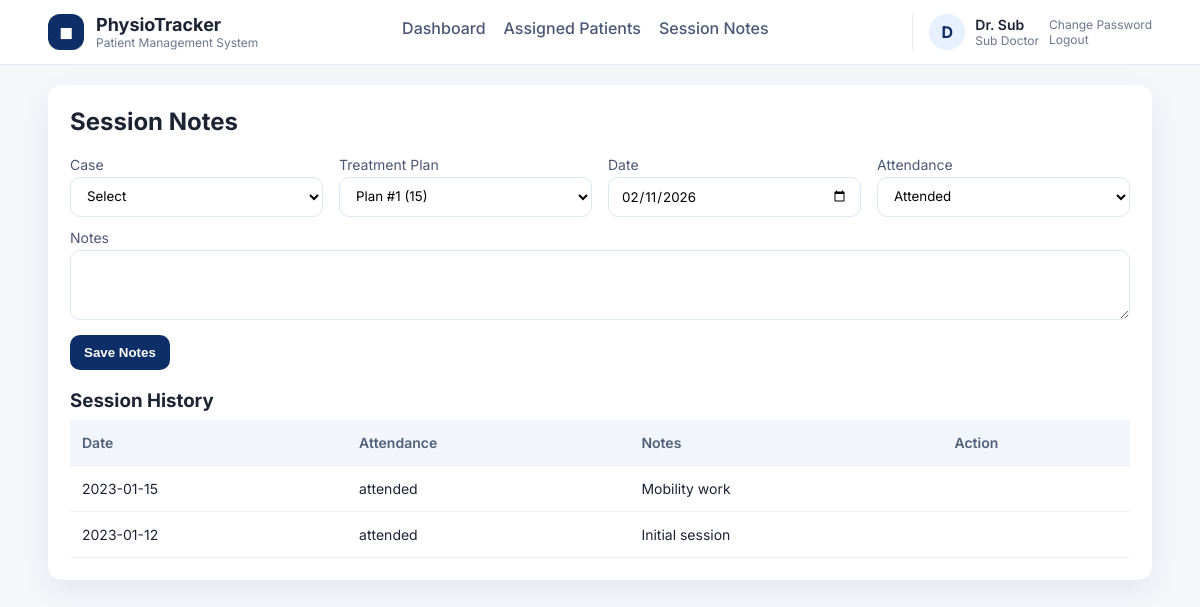
Page /subdoctor/sessions.php?case_id=1 (signed in) on the committed database.
### tables this page shows
CREATE TABLE users (
    id INT AUTO_INCREMENT PRIMARY KEY,
    role ENUM('admin_doctor','sub_doctor','receptionist','patient') NOT NULL,
    name VARCHAR(120) NOT NULL,
    email VARCHAR(180) NOT NULL UNIQUE,
    password_hash VARCHAR(255) NOT NULL,
    security_question VARCHAR(255) NOT NULL,
    security_answer_hash VARCHAR(255) NOT NULL,
    active TINYINT(1) NOT NULL DEFAULT 1,
    can_view_reports TINYINT(1) NOT NULL DEFAULT 1,
    created_at TIMESTAMP DEFAULT CURRENT_TIMESTAMP
);

CREATE TABLE sessions (
    id INT AUTO_INCREMENT PRIMARY KEY,
    patient_id INT NOT NULL,
    treatment_plan_id INT NOT NULL,
    case_id INT NULL,
    session_date DATE NOT NULL,
    attendance ENUM('attended','missed','cancelled') DEFAULT 'attended',
    notes TEXT,
    created_by INT NULL,
    created_at TIMESTAMP DEFAULT CURRENT_TIMESTAMP,
    FOREIGN KEY (patient_id) REFERENCES patients(id) ON DELETE CASCADE,
    FOREIGN KEY (treatment_plan_id) REFERENCES treatment_plans(id) ON DELETE CASCADE,
    FOREIGN KEY (case_id) REFERENCES patient_cases(id) ON DELETE SET NULL
);

### db.php (called while the page is built, shortened)
<?php
function db(): PDO
{
    static $pdo = null;
    if ($pdo === null) {
        $dsn = 'mysql:host=' . DB_HOST . ';dbname=' . DB_NAME . ';charset=utf8mb4';
        $pdo = new PDO($dsn, DB_USER, DB_PASS, [
            PDO::ATTR_ERRMODE => PDO::ERRMODE_EXCEPTION,
            PDO::ATTR_DEFAULT_FETCH_MODE => PDO::FETCH_ASSOC,
        ]);
    }
    return $pdo;
}

### auth.php (called while the page is built, shortened)
<?php
require_once __DIR__ . '/db.php';
require_once __DIR__ . '/helpers.php';
function current_user(): ?array
{
    $stmt = db()->prepare('SELECT * FROM users WHERE id = ?');
    $stmt->execute([$_SESSION['user_id']]);
    $user = $stmt->fetch();
    return $user ?: null;
}

### helpers.php (called while the page is built, shortened)
<?php
require_once __DIR__ . '/db.php';
function e(string $value): string
{
    return htmlspecialchars($value, ENT_QUOTES, 'UTF-8');
}
function current_date(): string
{
    return date('Y-m-d');
}

### subdoctor/sessions.php (the view, shortened to what this page needs)
<?php
require_once __DIR__ . '/../auth.php';
require_once __DIR__ . '/../helpers.php';
$pdo = db();
$caseId = (int) ($_GET['case_id'] ?? 0);
$editSession = null;
$plans = [];
$sessions = [];
if ($caseId) {
    $planStmt = $pdo->prepare('SELECT id, total_sessions FROM treatment_plans WHERE case_id = ? ORDER BY created_at DESC');
    $planStmt->execute([$caseId]);
    $plans = $planStmt->fetchAll();
    $sessionStmt = $pdo->prepare('SELECT * FROM sessions WHERE case_id = ? ORDER BY session_date DESC');
    $sessionStmt->execute([$caseId]);
    $sessions = $sessionStmt->fetchAll();
}
require __DIR__ . '/../layout/header.php';
?>
<h2>Session Notes</h2>
<form method="post">
    <div class="grid">
        <label>Case
            <select name="case_id" required>
                <option value="">Select</option>
            </select>
        </label>
        <label>Treatment Plan
            <select name="treatment_plan_id" required>
                <?php foreach ($plans as $plan): ?>
                    <option value="<?php echo $plan['id']; ?>" <?php if (($editSession['treatment_plan_id'] ?? 0) == $plan['id']) echo 'selected'; ?>>
                        Plan #<?php echo $plan['id']; ?> (<?php echo $plan['total_sessions']; ?>)
                    </option>
                <?php endforeach; ?>
            </select>
        </label>
        <label>Date
            <input type="date" name="session_date" value="<?php echo e($editSession['session_date'] ?? current_date()); ?>">
        </label>
        <label>Attendance
            <select name="attendance">
                <?php foreach (['attended','missed','cancelled'] as $att): ?>
                    <option value="<?php echo $att; ?>" <?php if (($editSession['attendance'] ?? 'attended') === $att) echo 'selected'; ?>>
                        <?php echo ucfirst($att); ?>
                    </option>
                <?php endforeach; ?>
            </select>
        </label>
    </div>
    <label>Notes
        <textarea name="notes" rows="3"><?php echo e($editSession['notes'] ?? ''); ?></textarea>
    </label>
    <button class="btn" type="submit"><?php echo $editSession ? 'Update Notes' : 'Save Notes'; ?></button>
</form>
<?php if ($caseId): ?>
    <h3>Session History</h3>
    <table>
        <thead><tr><th>Date</th><th>Attendance</th><th>Notes</th><th>Action</th></tr></thead>
        <tbody>
        <?php foreach ($sessions as $s): ?>
            <tr>
                <td><?php echo e($s['session_date']); ?></td>
                <td><?php echo e($s['attendance']); ?></td>
                <td><?php echo e($s['notes']); ?></td>
                <td>
                </td>
            </tr>
        <?php endforeach; ?>
        </tbody>
    </table>
<?php endif; ?>
<?php require __DIR__ . '/../layout/footer.php'; ?>

### layout/header.php (shortened to what this page needs)
<?php
require_once __DIR__ . '/../auth.php';
require_once __DIR__ . '/../helpers.php';
$user = current_user();
$role = $user['role'] ?? '';
$menu = [];
if ($user) {
    if ($role === 'admin_doctor') {
        $menu = [
            'Dashboard' => 'admin/dashboard.php',
            'Cases' => 'admin/cases.php',
            'Patients' => 'admin/patients.php',
            'Treatment Plans' => 'admin/treatment_plans.php',
            'Sessions' => 'admin/sessions.php',
            'Payments' => 'admin/payments.php',
            'Users' => 'admin/users.php',
            'Assignments' => 'admin/assignments.php',
        ];
        if ((int) $user['can_view_reports'] === 1) {
            $menu['Reports'] = 'admin/reports.php';
        }
    } elseif ($role === 'sub_doctor') {
        $menu = [
            'Dashboard' => 'subdoctor/dashboard.php',
            'Assigned Patients' => 'subdoctor/patients.php',
            'Session Notes' => 'subdoctor/sessions.php',
        ];
    } elseif ($role === 'receptionist') {
        $menu = [
            'Dashboard' => 'receptionist/dashboard.php',
            'Register Patients' => 'receptionist/patients.php',
            'Payments' => 'receptionist/payments.php',
        ];
    }
}
?>
<!doctype html>
<html>
<head>
    <?php $cssVersion = @filemtime(__DIR__ . '/../assets/style.css') ?: time(); ?>
    <link rel="stylesheet" href="<?php echo BASE_URL; ?>assets/style.css?v=<?php echo $cssVersion; ?>">
</head>
<body>
<header class="site-header">
    <div class="header-inner">
        <div class="brand">
            <div class="brand-mark">◼︎</div>
            <div>
                <div class="brand-title">PhysioTracker</div>
                <div class="brand-subtitle">Patient Management System</div>
            </div>
        </div>
        <nav class="main-nav">
            <?php if ($user): ?>
                <?php foreach ($menu as $label => $path): ?>
                    <a href="<?php echo BASE_URL . $path; ?>"><?php echo e($label); ?></a>
                <?php endforeach; ?>
            <?php else: ?>
                <a href="<?php echo BASE_URL; ?>login.php">Login</a>
            <?php endif; ?>
        </nav>
        <?php if ($user): ?>
            <div class="user-chip">
                <div class="user-avatar"><?php echo e(strtoupper(substr($user['name'], 0, 1))); ?></div>
                <div>
                    <div class="user-name"><?php echo e($user['name']); ?></div>
                    <div class="user-role"><?php echo e(str_replace('_', ' ', $role)); ?></div>
                </div>
                <div class="user-actions">
                    <a href="<?php echo BASE_URL; ?>change_password.php">Change Password</a>
                    <a href="<?php echo BASE_URL; ?>logout.php">Logout</a>
                </div>
            </div>
        <?php endif; ?>
    </div>
</header>
<main class="page">
    <div class="container">

### assets/style.css (style rules this page uses)
:root { --bg: #f5f7fb; --card: #ffffff; --text: #1c2434; --muted: #6b778c; --primary: #0d2e66; --primary-100: #e7f0ff; --border: #e6ebf3; --shadow: 0 10px 30px rgba(23, 36, 58, 0.08); --radius: 14px; }
* { box-sizing: border-box; }
body { font-family: "Inter", Arial, sans-serif; margin: 0; background: var(--bg); color: var(--text); }
a { color: inherit; }
.site-header { background: #ffffff; border-bottom: 1px solid var(--border); position: sticky; top: 0; z-index: 20; }
.header-inner { width: 92%; max-width: 1280px; margin: 0 auto; display: flex; align-items: center; justify-content: space-between; gap: 18px; padding: 14px 0; flex-wrap: wrap; }
.brand { display: flex; align-items: center; gap: 12px; }
.brand-mark { background: var(--primary); color: #fff; width: 36px; height: 36px; display: grid; place-items: center; border-radius: 12px; font-weight: 700; }
.brand-title { font-weight: 700; font-size: 18px; }
.brand-subtitle { font-size: 12px; color: var(--muted); }
.main-nav { display: flex; gap: 18px; flex-wrap: wrap; justify-content: center; flex: 1; }
.main-nav a { text-decoration: none; font-weight: 500; color: #4b5875; padding-bottom: 6px; border-bottom: 2px solid transparent; }
.user-chip { display: flex; align-items: center; gap: 10px; border-left: 1px solid var(--border); padding-left: 16px; }
.user-avatar { width: 36px; height: 36px; border-radius: 50%; background: var(--primary-100); display: grid; place-items: center; font-weight: 700; color: var(--primary); }
.user-name { font-weight: 600; font-size: 14px; }
.user-role { font-size: 12px; color: var(--muted); text-transform: capitalize; }
.user-actions a { display: block; font-size: 12px; color: var(--muted); text-decoration: none; }
.page { padding: 20px 0 40px; }
.container { width: 92%; max-width: 1280px; margin: 0 auto; background: var(--card); padding: 22px; border-radius: var(--radius); box-shadow: var(--shadow); }
h2 { margin-top: 0; color: var(--text); }
h3 { margin-bottom: 8px; color: var(--text); }
.grid { display: grid; grid-template-columns: repeat(1, minmax(0, 1fr)); gap: 16px; }
table { width: 100%; border-collapse: collapse; }
th, td { border-bottom: 1px solid #edf1f7; padding: 14px 12px; text-align: left; font-size: 14px; }
th { background: #f2f5fb; color: #51607a; font-weight: 600; }
.btn { display: inline-flex; align-items: center; justify-content: center; padding: 10px 14px; background: var(--primary); color: #fff; text-decoration: none; border-radius: 10px; border: 0; cursor: pointer; font-weight: 600; white-space: nowrap; }
input, select, textarea { width: 100%; padding: 10px 12px; margin-top: 4px; border: 1px solid #dfe6f1; border-radius: 10px; background: #fff; font-family: inherit; }
label { display: block; margin-bottom: 12px; font-size: 14px; color: #4b5875; }
@media (min-width: 640px) { .grid { grid-template-columns: repeat(2, minmax(0, 1fr)); } }
@media (min-width: 768px) { .grid { grid-template-columns: repeat(4, minmax(0, 1fr)); } }

### rows in the picture
users: name "D", name "Dr. Sub", role "Sub Doctor"
sessions: session_date "2023-01-15", attendance "attended", notes "Mobility work"
sessions: session_date "2023-01-12", attendance "attended", notes "Initial session"

### other values in the picture
$label "Dashboard"
$label "Assigned Patients"
$label "Session Notes"
form field attendance "Attended"
